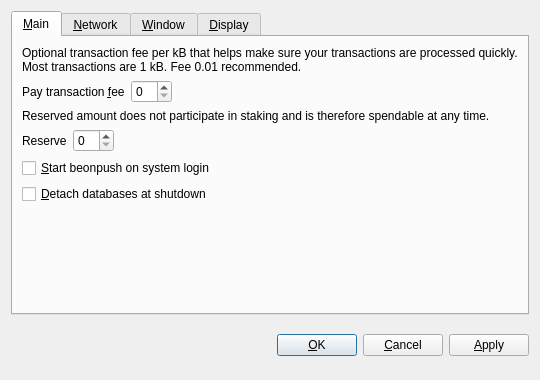
<?xml version="1.0" encoding="UTF-8"?>
<ui version="4.0">
 <class>OptionsDialog</class>
 <widget class="QDialog" name="OptionsDialog">
  <property name="geometry">
   <rect>
    <x>0</x>
    <y>0</y>
    <width>540</width>
    <height>380</height>
   </rect>
  </property>
  <property name="windowTitle">
   <string>Options</string>
  </property>
  <property name="modal">
   <bool>true</bool>
  </property>
  <layout class="QVBoxLayout" name="verticalLayout">
   <item>
    <widget class="QTabWidget" name="tabWidget">
     <property name="tabPosition">
      <enum>QTabWidget::North</enum>
     </property>
     <property name="currentIndex">
      <number>0</number>
     </property>
     <widget class="QWidget" name="tabMain">
      <attribute name="title">
       <string>&amp;Main</string>
      </attribute>
      <layout class="QVBoxLayout" name="verticalLayout_Main">
       <item>
        <widget class="QLabel" name="transactionFeeInfoLabel">
         <property name="text">
          <string>Optional transaction fee per kB that helps make sure your transactions are processed quickly. Most transactions are 1 kB. Fee 0.01 recommended.</string>
         </property>
         <property name="textFormat">
          <enum>Qt::PlainText</enum>
         </property>
         <property name="wordWrap">
          <bool>true</bool>
         </property>
        </widget>
       </item>
       <item>
        <layout class="QHBoxLayout" name="horizontalLayoutFee">
         <item>
          <widget class="QLabel" name="transactionFeeLabel">
           <property name="text">
            <string>Pay transaction &amp;fee</string>
           </property>
           <property name="textFormat">
            <enum>Qt::PlainText</enum>
           </property>
           <property name="buddy">
            <cstring>transactionFee</cstring>
           </property>
          </widget>
         </item>
         <item>
          <widget class="BitcoinAmountField" name="transactionFee"/>
         </item>
         <item>
          <spacer name="horizontalSpacerFee">
           <property name="orientation">
            <enum>Qt::Horizontal</enum>
           </property>
           <property name="sizeHint" stdset="0">
            <size>
             <width>40</width>
             <height>20</height>
            </size>
           </property>
          </spacer>
         </item>
        </layout>
       </item>
       <item>
        <widget class="QLabel" name="reserveBalanceInfoLabel">
         <property name="text">
          <string>Reserved amount does not participate in staking and is therefore spendable at any time.</string>
         </property>
         <property name="textFormat">
          <enum>Qt::PlainText</enum>
         </property>
         <property name="wordWrap">
          <bool>true</bool>
         </property>
        </widget>
       </item>
       <item>
        <layout class="QHBoxLayout" name="horizontalLayoutReserveBalance">
         <item>
          <widget class="QLabel" name="reserveBalanceLabel">
           <property name="text">
            <string>Reserve</string>
           </property>
           <property name="textFormat">
            <enum>Qt::PlainText</enum>
           </property>
           <property name="buddy">
            <cstring>reserveBalance</cstring>
           </property>
          </widget>
         </item>
         <item>
          <widget class="BitcoinAmountField" name="reserveBalance"/>
         </item>
         <item>
          <spacer name="horizontalSpacerReserveBalance">
           <property name="orientation">
            <enum>Qt::Horizontal</enum>
           </property>
           <property name="sizeHint" stdset="0">
            <size>
             <width>40</width>
             <height>20</height>
            </size>
           </property>
          </spacer>
         </item>
        </layout>
       </item>
       <item>
        <widget class="QCheckBox" name="bitcoinAtStartup">
         <property name="toolTip">
          <string>Automatically start beonpush after logging in to the system.</string>
         </property>
         <property name="text">
          <string>&amp;Start beonpush on system login</string>
         </property>
        </widget>
       </item>
       <item>
        <widget class="QCheckBox" name="detachDatabases">
         <property name="toolTip">
          <string>Detach block and address databases at shutdown. This means they can be moved to another data directory, but it slows down shutdown. The wallet is always detached.</string>
         </property>
         <property name="text">
          <string>&amp;Detach databases at shutdown</string>
         </property>
        </widget>
       </item>
       <item>
        <spacer name="verticalSpacer_Main">
         <property name="orientation">
          <enum>Qt::Vertical</enum>
         </property>
         <property name="sizeHint" stdset="0">
          <size>
           <width>20</width>
           <height>40</height>
          </size>
         </property>
        </spacer>
       </item>
      </layout>
     </widget>
     <widget class="QWidget" name="tabNetwork">
      <attribute name="title">
       <string>&amp;Network</string>
      </attribute>
      <layout class="QVBoxLayout" name="verticalLayout_Network">
       <item>
        <widget class="QCheckBox" name="mapPortUpnp">
         <property name="toolTip">
          <string>Automatically open the beonpush client port on the router. This only works when your router supports UPnP and it is enabled.</string>
         </property>
         <property name="text">
          <string>Map port using &amp;UPnP</string>
         </property>
        </widget>
       </item>
       <item>
        <widget class="QCheckBox" name="connectSocks">
         <property name="toolTip">
          <string>Connect to the beonpush network through a SOCKS proxy (e.g. when connecting through Tor).</string>
         </property>
         <property name="text">
          <string>&amp;Connect through SOCKS proxy:</string>
         </property>
        </widget>
       </item>
       <item>
        <layout class="QHBoxLayout" name="horizontalLayout_Network">
         <item>
          <widget class="QLabel" name="proxyIpLabel">
           <property name="text">
            <string>Proxy &amp;IP:</string>
           </property>
           <property name="textFormat">
            <enum>Qt::PlainText</enum>
           </property>
           <property name="buddy">
            <cstring>proxyIp</cstring>
           </property>
          </widget>
         </item>
         <item>
          <widget class="QValidatedLineEdit" name="proxyIp">
           <property name="maximumSize">
            <size>
             <width>140</width>
             <height>16777215</height>
            </size>
           </property>
           <property name="toolTip">
            <string>IP address of the proxy (e.g. 127.0.0.1)</string>
           </property>
          </widget>
         </item>
         <item>
          <widget class="QLabel" name="proxyPortLabel">
           <property name="text">
            <string>&amp;Port:</string>
           </property>
           <property name="textFormat">
            <enum>Qt::PlainText</enum>
           </property>
           <property name="buddy">
            <cstring>proxyPort</cstring>
           </property>
          </widget>
         </item>
         <item>
          <widget class="QLineEdit" name="proxyPort">
           <property name="maximumSize">
            <size>
             <width>55</width>
             <height>16777215</height>
            </size>
           </property>
           <property name="toolTip">
            <string>Port of the proxy (e.g. 9050)</string>
           </property>
          </widget>
         </item>
         <item>
          <widget class="QLabel" name="socksVersionLabel">
           <property name="text">
            <string>SOCKS &amp;Version:</string>
           </property>
           <property name="textFormat">
            <enum>Qt::PlainText</enum>
           </property>
           <property name="buddy">
            <cstring>socksVersion</cstring>
           </property>
          </widget>
         </item>
         <item>
          <widget class="QValueComboBox" name="socksVersion">
           <property name="toolTip">
            <string>SOCKS version of the proxy (e.g. 5)</string>
           </property>
          </widget>
         </item>
         <item>
          <spacer name="horizontalSpacer_Network">
           <property name="orientation">
            <enum>Qt::Horizontal</enum>
           </property>
           <property name="sizeHint" stdset="0">
            <size>
             <width>40</width>
             <height>20</height>
            </size>
           </property>
          </spacer>
         </item>
        </layout>
       </item>
       <item>
        <spacer name="verticalSpacer_Network">
         <property name="orientation">
          <enum>Qt::Vertical</enum>
         </property>
         <property name="sizeHint" stdset="0">
          <size>
           <width>20</width>
           <height>40</height>
          </size>
         </property>
        </spacer>
       </item>
      </layout>
     </widget>
     <widget class="QWidget" name="tabWindow">
      <attribute name="title">
       <string>&amp;Window</string>
      </attribute>
      <layout class="QVBoxLayout" name="verticalLayout_Window">
       <item>
        <widget class="QCheckBox" name="minimizeToTray">
         <property name="toolTip">
          <string>Show only a tray icon after minimizing the window.</string>
         </property>
         <property name="text">
          <string>&amp;Minimize to the tray instead of the taskbar</string>
         </property>
        </widget>
       </item>
       <item>
        <widget class="QCheckBox" name="minimizeOnClose">
         <property name="toolTip">
          <string>Minimize instead of exit the application when the window is closed. When this option is enabled, the application will be closed only after selecting Quit in the menu.</string>
         </property>
         <property name="text">
          <string>M&amp;inimize on close</string>
         </property>
        </widget>
       </item>
       <item>
        <spacer name="verticalSpacer_Window">
         <property name="orientation">
          <enum>Qt::Vertical</enum>
         </property>
         <property name="sizeHint" stdset="0">
          <size>
           <width>20</width>
           <height>40</height>
          </size>
         </property>
        </spacer>
       </item>
      </layout>
     </widget>
     <widget class="QWidget" name="tabDisplay">
      <attribute name="title">
       <string>&amp;Display</string>
      </attribute>
      <layout class="QVBoxLayout" name="verticalLayout_Display">
       <item>
        <layout class="QHBoxLayout" name="horizontalLayout_1_Display">
         <item>
          <widget class="QLabel" name="langLabel">
           <property name="text">
            <string>User Interface &amp;language:</string>
           </property>
           <property name="textFormat">
            <enum>Qt::PlainText</enum>
           </property>
           <property name="buddy">
            <cstring>lang</cstring>
           </property>
          </widget>
         </item>
         <item>
          <widget class="QValueComboBox" name="lang">
           <property name="toolTip">
            <string>The user interface language can be set here. This setting will take effect after restarting beonpush.</string>
           </property>
          </widget>
         </item>
        </layout>
       </item>
       <item>
        <layout class="QHBoxLayout" name="horizontalLayout_2_Display">
         <item>
          <widget class="QLabel" name="unitLabel">
           <property name="text">
            <string>&amp;Unit to show amounts in:</string>
           </property>
           <property name="textFormat">
            <enum>Qt::PlainText</enum>
           </property>
           <property name="buddy">
            <cstring>unit</cstring>
           </property>
          </widget>
         </item>
         <item>
          <widget class="QValueComboBox" name="unit">
           <property name="toolTip">
            <string>Choose the default subdivision unit to show in the interface and when sending coins.</string>
           </property>
          </widget>
         </item>
        </layout>
       </item>
       <item>
        <widget class="QCheckBox" name="displayAddresses">
         <property name="toolTip">
          <string>Whether to show beonpush addresses in the transaction list or not.</string>
         </property>
         <property name="text">
          <string>&amp;Display addresses in transaction list</string>
         </property>
        </widget>
       </item>
       <item>
        <widget class="QCheckBox" name="coinControlFeatures">
         <property name="toolTip">
          <string>Whether to show coin control features or not.</string>
         </property>
         <property name="text">
          <string>Display coin &amp;control features (experts only!)</string>
         </property>
        </widget>
       </item>
       <item>
        <spacer name="verticalSpacer_Display">
         <property name="orientation">
          <enum>Qt::Vertical</enum>
         </property>
         <property name="sizeHint" stdset="0">
          <size>
           <width>20</width>
           <height>40</height>
          </size>
         </property>
        </spacer>
       </item>
      </layout>
     </widget>
    </widget>
   </item>
   <item>
    <layout class="QHBoxLayout" name="horizontalLayout_Buttons">
     <item>
      <spacer name="horizontalSpacer_1">
       <property name="orientation">
        <enum>Qt::Horizontal</enum>
       </property>
       <property name="sizeHint" stdset="0">
        <size>
         <width>40</width>
         <height>48</height>
        </size>
       </property>
      </spacer>
     </item>
     <item>
      <widget class="QLabel" name="statusLabel">
       <property name="font">
        <font>
         <weight>75</weight>
         <bold>true</bold>
        </font>
       </property>
       <property name="text">
        <string/>
       </property>
       <property name="textFormat">
        <enum>Qt::PlainText</enum>
       </property>
       <property name="wordWrap">
        <bool>true</bool>
       </property>
      </widget>
     </item>
     <item>
      <spacer name="horizontalSpacer_2">
       <property name="orientation">
        <enum>Qt::Horizontal</enum>
       </property>
       <property name="sizeHint" stdset="0">
        <size>
         <width>40</width>
         <height>48</height>
        </size>
       </property>
      </spacer>
     </item>
     <item>
      <widget class="QPushButton" name="okButton">
       <property name="text">
        <string>&amp;OK</string>
       </property>
      </widget>
     </item>
     <item>
      <widget class="QPushButton" name="cancelButton">
       <property name="text">
        <string>&amp;Cancel</string>
       </property>
       <property name="autoDefault">
        <bool>false</bool>
       </property>
      </widget>
     </item>
     <item>
      <widget class="QPushButton" name="applyButton">
       <property name="text">
        <string>&amp;Apply</string>
       </property>
       <property name="autoDefault">
        <bool>false</bool>
       </property>
      </widget>
     </item>
    </layout>
   </item>
  </layout>
 </widget>
 <customwidgets>
  <customwidget>
   <class>BitcoinAmountField</class>
   <extends>QSpinBox</extends>
   <header>bitcoinamountfield.h</header>
  </customwidget>
  <customwidget>
   <class>QValueComboBox</class>
   <extends>QComboBox</extends>
   <header>qvaluecombobox.h</header>
  </customwidget>
  <customwidget>
   <class>QValidatedLineEdit</class>
   <extends>QLineEdit</extends>
   <header>qvalidatedlineedit.h</header>
  </customwidget>
 </customwidgets>
 <resources/>
 <connections/>
</ui>
